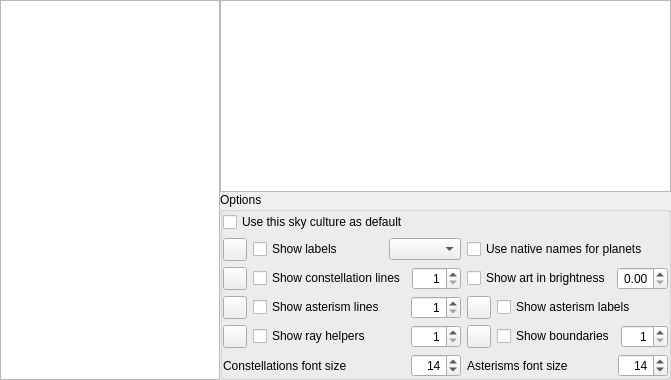
        <widget class="QWidget" name="page_starlore">
         <layout class="QGridLayout" name="gridLayout_4">
          <property name="leftMargin">
           <number>0</number>
          </property>
          <property name="topMargin">
           <number>0</number>
          </property>
          <property name="rightMargin">
           <number>0</number>
          </property>
          <property name="bottomMargin">
           <number>0</number>
          </property>
          <property name="spacing">
           <number>0</number>
          </property>
          <item row="0" column="1">
           <widget class="QTextBrowser" name="skyCultureTextBrowser">
            <property name="sizePolicy">
             <sizepolicy hsizetype="Expanding" vsizetype="Expanding">
              <horstretch>0</horstretch>
              <verstretch>0</verstretch>
             </sizepolicy>
            </property>
            <property name="minimumSize">
             <size>
              <width>0</width>
              <height>0</height>
             </size>
            </property>
            <property name="font">
             <font>
              <pointsize>10</pointsize>
             </font>
            </property>
            <property name="frameShape">
             <enum>QFrame::StyledPanel</enum>
            </property>
            <property name="verticalScrollBarPolicy">
             <enum>Qt::ScrollBarAsNeeded</enum>
            </property>
            <property name="horizontalScrollBarPolicy">
             <enum>Qt::ScrollBarAlwaysOff</enum>
            </property>
            <property name="openExternalLinks">
             <bool>true</bool>
            </property>
           </widget>
          </item>
          <item row="0" column="0" rowspan="3">
           <widget class="QListWidget" name="culturesListWidget">
            <property name="sizePolicy">
             <sizepolicy hsizetype="Preferred" vsizetype="Expanding">
              <horstretch>100</horstretch>
              <verstretch>0</verstretch>
             </sizepolicy>
            </property>
            <property name="minimumSize">
             <size>
              <width>220</width>
              <height>0</height>
             </size>
            </property>
            <property name="maximumSize">
             <size>
              <width>120</width>
              <height>16777213</height>
             </size>
            </property>
            <property name="focusPolicy">
             <enum>Qt::NoFocus</enum>
            </property>
            <property name="horizontalScrollBarPolicy">
             <enum>Qt::ScrollBarAlwaysOff</enum>
            </property>
            <property name="selectionRectVisible">
             <bool>false</bool>
            </property>
           </widget>
          </item>
          <item row="1" column="1">
           <widget class="QGroupBox" name="starloreOptionsgroupBox">
            <property name="enabled">
             <bool>true</bool>
            </property>
            <property name="sizePolicy">
             <sizepolicy hsizetype="Expanding" vsizetype="Minimum">
              <horstretch>0</horstretch>
              <verstretch>0</verstretch>
             </sizepolicy>
            </property>
            <property name="minimumSize">
             <size>
              <width>0</width>
              <height>0</height>
             </size>
            </property>
            <property name="title">
             <string>Options</string>
            </property>
            <layout class="QGridLayout" name="formLayout_2">
             <property name="leftMargin">
              <number>0</number>
             </property>
             <property name="topMargin">
              <number>0</number>
             </property>
             <property name="rightMargin">
              <number>0</number>
             </property>
             <property name="bottomMargin">
              <number>0</number>
             </property>
             <item row="2" column="1">
              <widget class="QCheckBox" name="nativePlanetNamesCheckBox">
               <property name="toolTip">
                <string>Use native names for planets from current culture</string>
               </property>
               <property name="text">
                <string>Use native names for planets</string>
               </property>
              </widget>
             </item>
             <item row="2" column="0">
              <layout class="QHBoxLayout" name="horizontalLayout_constLabels">
               <item>
                <widget class="QToolButton" name="colorConstellationLabels">
                 <property name="toolTip">
                  <string>Color of constellation names</string>
                 </property>
                </widget>
               </item>
               <item>
                <widget class="QCheckBox" name="showConstellationLabelsCheckBox">
                 <property name="text">
                  <string>Show labels</string>
                 </property>
                </widget>
               </item>
               <item>
                <spacer name="horizontalSpacer_7">
                 <property name="orientation">
                  <enum>Qt::Horizontal</enum>
                 </property>
                 <property name="sizeHint" stdset="0">
                  <size>
                   <width>40</width>
                   <height>20</height>
                  </size>
                 </property>
                </spacer>
               </item>
               <item>
                <widget class="QComboBox" name="skyCultureNamesStyleComboBox">
                 <property name="toolTip">
                  <string>Select if you want names abbreviated, original or translated</string>
                 </property>
                 <property name="currentText">
                  <string/>
                 </property>
                </widget>
               </item>
              </layout>
             </item>
             <item row="4" column="0">
              <layout class="QHBoxLayout" name="horizontalLayout_asterismLines">
               <item>
                <widget class="QToolButton" name="colorAsterismLines">
                 <property name="toolTip">
                  <string>Color of asterism lines</string>
                 </property>
                </widget>
               </item>
               <item>
                <widget class="QCheckBox" name="showAsterismLinesCheckBox">
                 <property name="text">
                  <string>Show asterism lines</string>
                 </property>
                </widget>
               </item>
               <item>
                <widget class="QSpinBox" name="asterismLineThicknessSpinBox">
                 <property name="maximumSize">
                  <size>
                   <width>50</width>
                   <height>16777215</height>
                  </size>
                 </property>
                 <property name="toolTip">
                  <string>Thickness of line in pixels</string>
                 </property>
                 <property name="alignment">
                  <set>Qt::AlignRight|Qt::AlignTrailing|Qt::AlignVCenter</set>
                 </property>
                 <property name="minimum">
                  <number>1</number>
                 </property>
                 <property name="maximum">
                  <number>5</number>
                 </property>
                </widget>
               </item>
              </layout>
             </item>
             <item row="5" column="1">
              <layout class="QHBoxLayout" name="horizontalLayout_5">
               <item>
                <widget class="QToolButton" name="colorConstellationBoundaries">
                 <property name="toolTip">
                  <string>Color of constellation boundaries</string>
                 </property>
                </widget>
               </item>
               <item>
                <widget class="QCheckBox" name="showConstellationBoundariesCheckBox">
                 <property name="toolTip">
                  <string>Show boundaries of constellations</string>
                 </property>
                 <property name="text">
                  <string>Show boundaries</string>
                 </property>
                </widget>
               </item>
               <item>
                <widget class="QSpinBox" name="constellationBoundariesThicknessSpinBox">
                 <property name="maximumSize">
                  <size>
                   <width>50</width>
                   <height>16777215</height>
                  </size>
                 </property>
                 <property name="toolTip">
                  <string>Thickness of line in pixels</string>
                 </property>
                 <property name="alignment">
                  <set>Qt::AlignRight|Qt::AlignTrailing|Qt::AlignVCenter</set>
                 </property>
                 <property name="minimum">
                  <number>1</number>
                 </property>
                 <property name="maximum">
                  <number>5</number>
                 </property>
                </widget>
               </item>
              </layout>
             </item>
             <item row="5" column="0">
              <layout class="QHBoxLayout" name="horizontalLayout_8">
               <item>
                <widget class="QToolButton" name="colorRayHelpers">
                 <property name="toolTip">
                  <string>Color of ray helpers</string>
                 </property>
                </widget>
               </item>
               <item>
                <widget class="QCheckBox" name="showRayHelpersCheckBox">
                 <property name="text">
                  <string>Show ray helpers</string>
                 </property>
                </widget>
               </item>
               <item>
                <widget class="QSpinBox" name="rayHelperThicknessSpinBox">
                 <property name="maximumSize">
                  <size>
                   <width>50</width>
                   <height>16777215</height>
                  </size>
                 </property>
                 <property name="toolTip">
                  <string>Thickness of line in pixels</string>
                 </property>
                 <property name="alignment">
                  <set>Qt::AlignRight|Qt::AlignTrailing|Qt::AlignVCenter</set>
                 </property>
                 <property name="minimum">
                  <number>1</number>
                 </property>
                 <property name="maximum">
                  <number>5</number>
                 </property>
                </widget>
               </item>
              </layout>
             </item>
             <item row="3" column="1">
              <layout class="QHBoxLayout" name="horizontalLayout_constArtbrightness">
               <item>
                <widget class="QCheckBox" name="showConstellationArtCheckBox">
                 <property name="text">
                  <string>Show art in brightness</string>
                 </property>
                </widget>
               </item>
               <item>
                <widget class="QDoubleSpinBox" name="constellationArtBrightnessSpinBox">
                 <property name="maximumSize">
                  <size>
                   <width>70</width>
                   <height>16777215</height>
                  </size>
                 </property>
                 <property name="alignment">
                  <set>Qt::AlignRight|Qt::AlignTrailing|Qt::AlignVCenter</set>
                 </property>
                 <property name="maximum">
                  <double>1.000000000000000</double>
                 </property>
                 <property name="singleStep">
                  <double>0.050000000000000</double>
                 </property>
                </widget>
               </item>
              </layout>
             </item>
             <item row="3" column="0">
              <layout class="QHBoxLayout" name="horizontalLayout_constLines">
               <item>
                <widget class="QToolButton" name="colorConstellationLines">
                 <property name="toolTip">
                  <string>Color of constellation lines</string>
                 </property>
                </widget>
               </item>
               <item>
                <widget class="QCheckBox" name="showConstellationLinesCheckBox">
                 <property name="text">
                  <string>Show constellation lines</string>
                 </property>
                </widget>
               </item>
               <item>
                <widget class="QSpinBox" name="constellationLineThicknessSpinBox">
                 <property name="maximumSize">
                  <size>
                   <width>50</width>
                   <height>16777215</height>
                  </size>
                 </property>
                 <property name="toolTip">
                  <string>Thickness of line in pixels</string>
                 </property>
                 <property name="alignment">
                  <set>Qt::AlignRight|Qt::AlignTrailing|Qt::AlignVCenter</set>
                 </property>
                 <property name="minimum">
                  <number>1</number>
                 </property>
                 <property name="maximum">
                  <number>5</number>
                 </property>
                </widget>
               </item>
              </layout>
             </item>
             <item row="0" column="0">
              <widget class="QCheckBox" name="useAsDefaultSkyCultureCheckBox">
               <property name="text">
                <string>Use this sky culture as default</string>
               </property>
              </widget>
             </item>
             <item row="4" column="1">
              <layout class="QHBoxLayout" name="horizontalLayout_asterismLabels">
               <item>
                <widget class="QToolButton" name="colorAsterismLabels">
                 <property name="toolTip">
                  <string>Color of asterism names</string>
                 </property>
                </widget>
               </item>
               <item>
                <widget class="QCheckBox" name="showAsterismLabelsCheckBox">
                 <property name="text">
                  <string>Show asterism labels</string>
                 </property>
                </widget>
               </item>
              </layout>
             </item>
             <item row="6" column="0">
              <layout class="QHBoxLayout" name="horizontalLayout_4">
               <item>
                <widget class="QLabel" name="labelConstellationsFontSize">
                 <property name="text">
                  <string>Constellations font size</string>
                 </property>
                </widget>
               </item>
               <item>
                <widget class="QSpinBox" name="constellationsFontSizeSpinBox">
                 <property name="maximumSize">
                  <size>
                   <width>50</width>
                   <height>16777215</height>
                  </size>
                 </property>
                 <property name="alignment">
                  <set>Qt::AlignRight|Qt::AlignTrailing|Qt::AlignVCenter</set>
                 </property>
                 <property name="minimum">
                  <number>8</number>
                 </property>
                 <property name="maximum">
                  <number>40</number>
                 </property>
                 <property name="value">
                  <number>14</number>
                 </property>
                </widget>
               </item>
              </layout>
             </item>
             <item row="6" column="1">
              <layout class="QHBoxLayout" name="horizontalLayout_20">
               <item>
                <widget class="QLabel" name="labelAsterismsFontSize">
                 <property name="text">
                  <string>Asterisms font size</string>
                 </property>
                </widget>
               </item>
               <item>
                <widget class="QSpinBox" name="asterismsFontSizeSpinBox">
                 <property name="maximumSize">
                  <size>
                   <width>50</width>
                   <height>16777215</height>
                  </size>
                 </property>
                 <property name="alignment">
                  <set>Qt::AlignRight|Qt::AlignTrailing|Qt::AlignVCenter</set>
                 </property>
                 <property name="minimum">
                  <number>8</number>
                 </property>
                 <property name="maximum">
                  <number>40</number>
                 </property>
                 <property name="value">
                  <number>14</number>
                 </property>
                </widget>
               </item>
              </layout>
             </item>
            </layout>
           </widget>
          </item>
         </layout>
        </widget>
